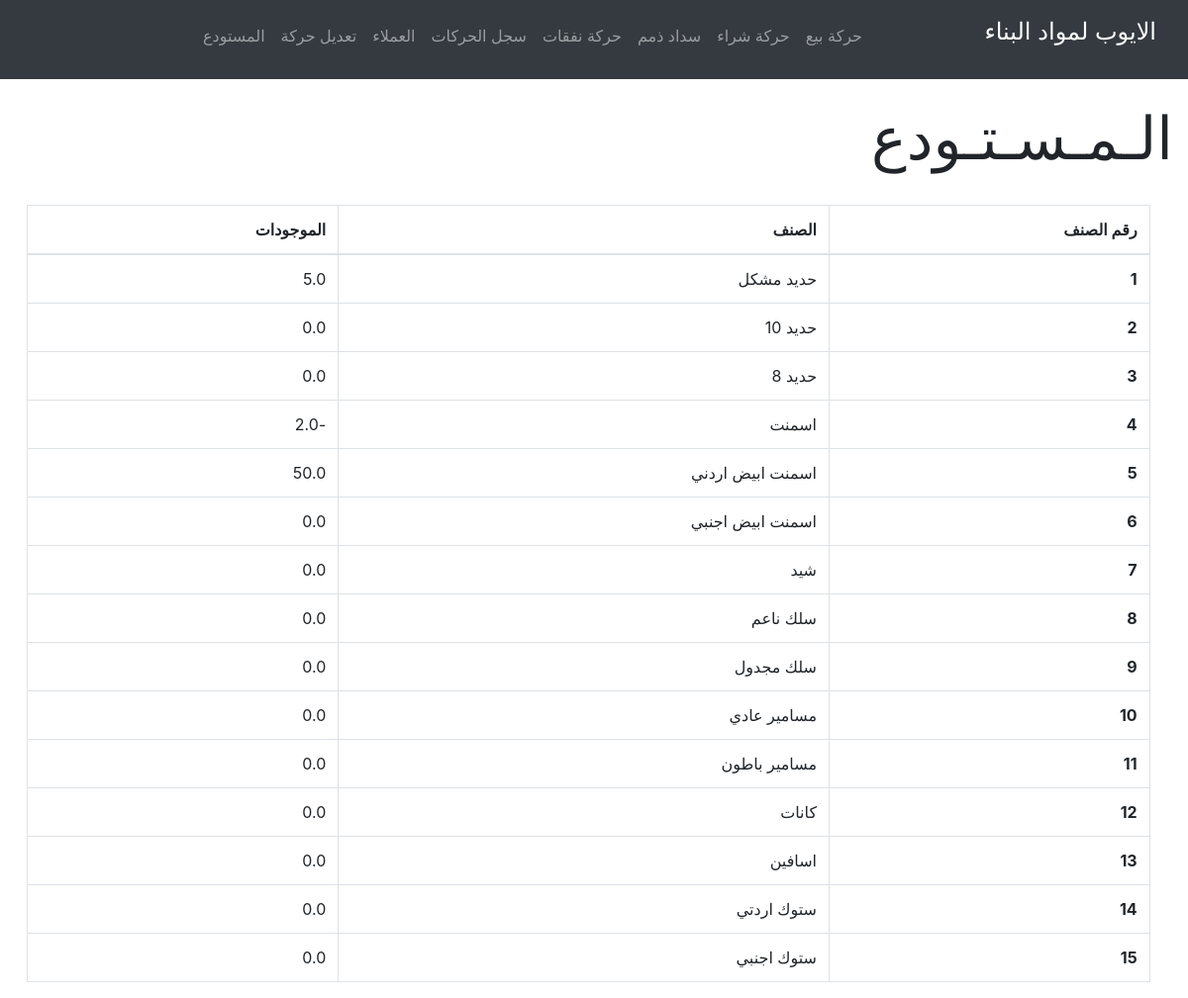
The page /inventory on the database as committed earlier.
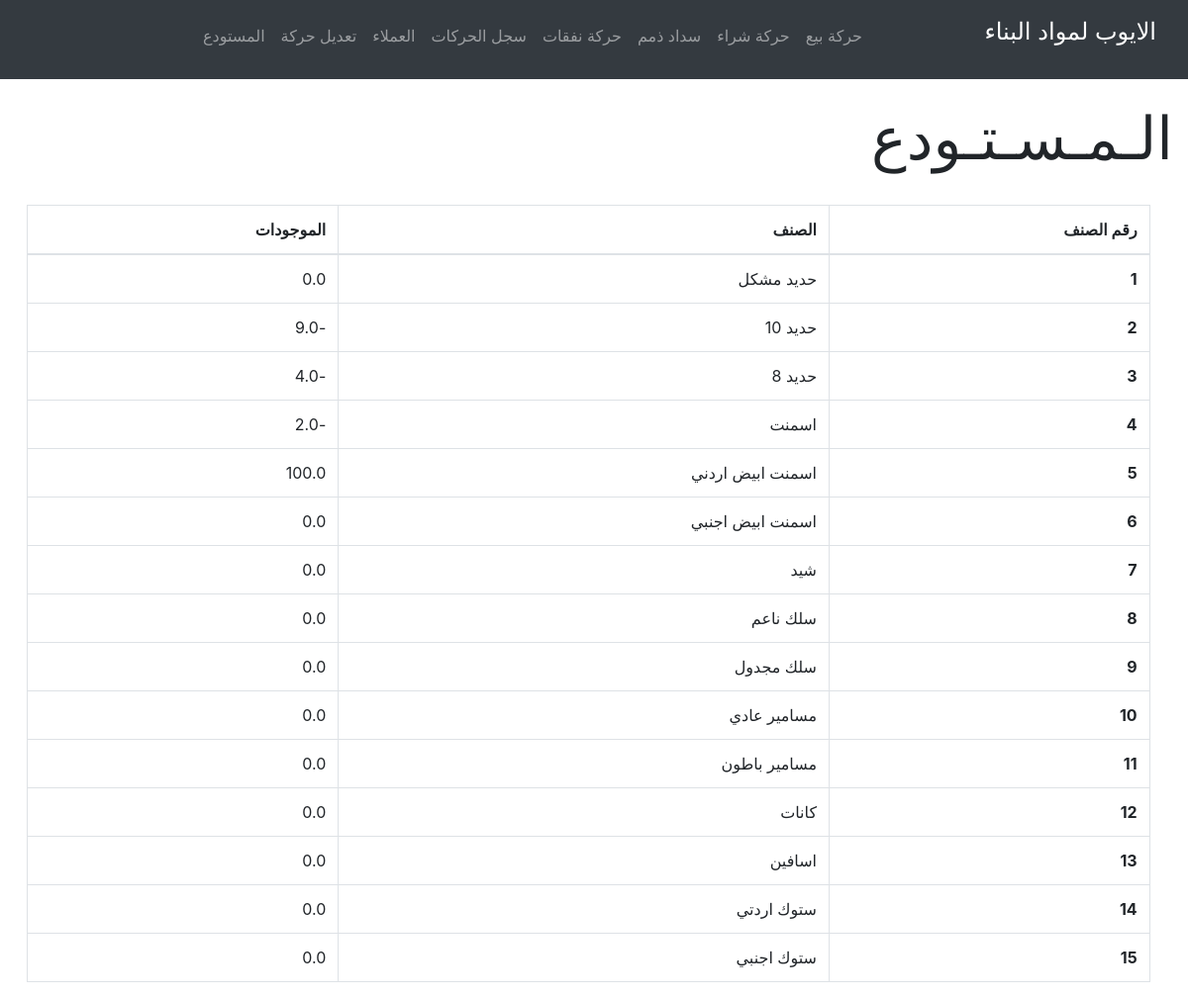
The same page on the database as committed later.
### tables this page shows
CREATE TABLE inventory (itemId INTEGER PRIMARY KEY, item_name TEXT, item_stock REAL);

### app.py (the view)
@app.route("/inventory")
def inventory():
  items = []
  query = db.execute("SELECT * FROM inventory ORDER BY itemId").fetchall()
  for record in query:
    items.append({
      'id': record[0],
      'name': record[1],
      'stock': record[2]
    })
  return render_template('inventory.html', items=items)

### app.py (called while the page is built)
@app.after_request
def after_request(response):
  response.headers["Cache-Control"] = "no-cache, no-store, must-revalidate"
  response.headers["Expires"] = 0
  response.headers["Pragma"] = "no-cache"
  return response

### templates/inventory.html
{% extends "layout.html" %}
{% block head %}
  <link href="/static/css/inventory.css" rel="stylesheet">
{% endblock %}
{% block body %}
  <div class="head-text">
    <p>الـمـسـتـودع</p>
  </div>
  <div class="center-table">
    <table class="table table-bordered">
      <thead class="text-right">
        <tr>
          <th scope="col">رقم الصنف</th>
          <th scope="col">الصنف</th>
          <th scope="col">الموجودات</th>
        </tr>
      </thead>
      <tbody class="text-right">
        {% for item in items %}
          <tr>
            <th scope="row">{{ item.id }}</th>
            <td>{{ item.name }}</td>
            <td>{{ item.stock }}</td>
          </tr>
        {% endfor %}
      </tbody>
    </table>
  </div>
{% endblock %}

### templates/layout.html (shortened to what this page needs)
<!DOCTYPE html>
<html lang="ar" dir="rtl">
  <head>
    <link href="/static/bootstrap/css/bootstrap-reboot.css" rel="stylesheet">
    <link href="/static/bootstrap/css/bootstrap-grid.css" rel="stylesheet">
    <link href="/static/bootstrap/css/bootstrap.css" rel="stylesheet">
    <link href="/static/css/layout.css" rel="stylesheet">
    {% block head %}{% endblock %}
  </head>
  <body>
    <nav class="navbar fixed-top navbar-expand-lg navbar-dark bg-dark pull-right">
      <a class="navbar-brand" href="/"><p class="headtext">الايوب لمواد البناء</p></a>
          <ul class="navbar-nav mr-auto mt-2">
              <li class="nav-item"><a class="nav-link" href="/transaction"><p class="font-weight-light"><strong>حركة بيع</strong></p></a></li>
              <li class="nav-item"><a class="nav-link" href="/addItems"><p class="font-weight-light"><strong> حركة شراء</strong></p></a></li>
              <li class="nav-item"><a class="nav-link" href="/repayDebt"><p class="font-weight-light"><strong>سداد ذمم</strong></p></a></li>
              <li class="nav-item"><a class="nav-link" href="/expense"><p class="font-weight-light"><strong>حركة نفقات</strong></p></a></li>
              <li class="nav-item"><a class="nav-link" href="/transactionLog"><p class="font-weight-light"><strong>سجل الحركات</strong></p></a></li>
              <li class="nav-item"><a class="nav-link" href="/clients"><p class="font-weight-light"><strong>العملاء</strong></p></a></li>
              <li class="nav-item"><a class="nav-link" href="/editTransactionForm"><p class="font-weight-light"><strong>تعديل حركة</strong></p></a></li>
              <li class="nav-item"><a class="nav-link" href="/inventory"><p class="font-weight-light"><strong>المستودع</strong></p></a></li>
          </ul>
          <ul class="navbar-nav ml-auto mt-2">
              <li class="nav-item"><a class="nav-link" href="/logout"><p class="font-weight-light"><strong>&nbsp;&nbsp;&nbsp;&nbsp;&nbsp;&nbsp;&nbsp;&nbsp;&nbsp;&nbsp;&nbsp;</strong></p></a></li>
          </ul>
    </nav>
    <div class="container-fluid">
    {% block body %}{% endblock %}
    </div>
  </body>
</html>

### static/css/layout.css (style rules this page uses)
.headtext { font-size: larger; }

### static/css/inventory.css (style rules this page uses)
.head-text { margin-top: 8%; margin-left: 80%; font-size: 60px; }
.center-table { margin-top: 2%; margin-right: 2%; margin-left: 1%; }

Rows that differ between the two databases and show on the page:
changed inventory "حديد مشكل": stock "5.0" → "0.0"
changed inventory "حديد 10": stock "0.0" → "-9.0"
changed inventory "حديد 8": stock "0.0" → "-4.0"
changed inventory "اسمنت ابيض اردني": stock "50.0" → "100.0"
